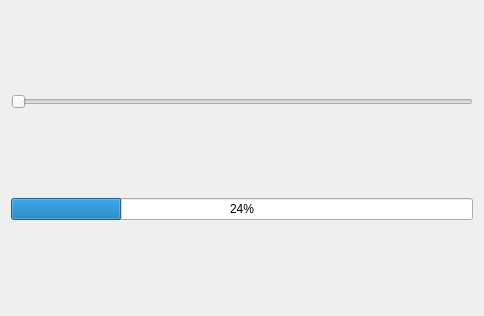
<?xml version="1.0" encoding="UTF-8"?>
<ui version="4.0">
 <class>Widget</class>
 <widget class="QWidget" name="Widget">
  <property name="geometry">
   <rect>
    <x>0</x>
    <y>0</y>
    <width>484</width>
    <height>316</height>
   </rect>
  </property>
  <property name="windowTitle">
   <string>Widget</string>
  </property>
  <layout class="QHBoxLayout" name="horizontalLayout">
   <item>
    <layout class="QVBoxLayout" name="verticalLayout">
     <item>
      <widget class="QSlider" name="horizontalSlider">
       <property name="orientation">
        <enum>Qt::Horizontal</enum>
       </property>
      </widget>
     </item>
     <item>
      <widget class="QProgressBar" name="progressBar">
       <property name="value">
        <number>24</number>
       </property>
      </widget>
     </item>
    </layout>
   </item>
  </layout>
 </widget>
 <resources/>
 <connections/>
</ui>
